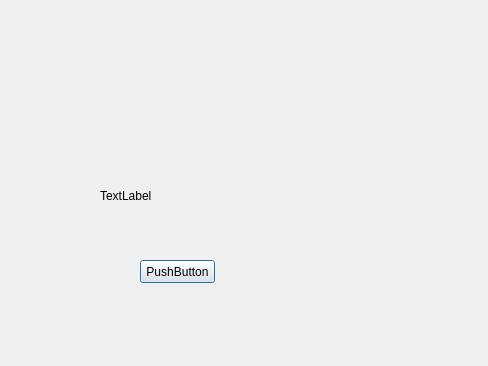
<?xml version="1.0" encoding="UTF-8"?>
<ui version="4.0">
 <class>Dialog</class>
 <widget class="QDialog" name="Dialog">
  <property name="geometry">
   <rect>
    <x>0</x>
    <y>0</y>
    <width>488</width>
    <height>366</height>
   </rect>
  </property>
  <property name="windowTitle">
   <string>Dialog</string>
  </property>
  <widget class="QLabel" name="label">
   <property name="geometry">
    <rect>
     <x>100</x>
     <y>190</y>
     <width>54</width>
     <height>12</height>
    </rect>
   </property>
   <property name="text">
    <string>TextLabel</string>
   </property>
  </widget>
  <widget class="QPushButton" name="pushButton">
   <property name="geometry">
    <rect>
     <x>140</x>
     <y>260</y>
     <width>75</width>
     <height>23</height>
    </rect>
   </property>
   <property name="text">
    <string>PushButton</string>
   </property>
  </widget>
 </widget>
 <resources/>
 <connections/>
</ui>
